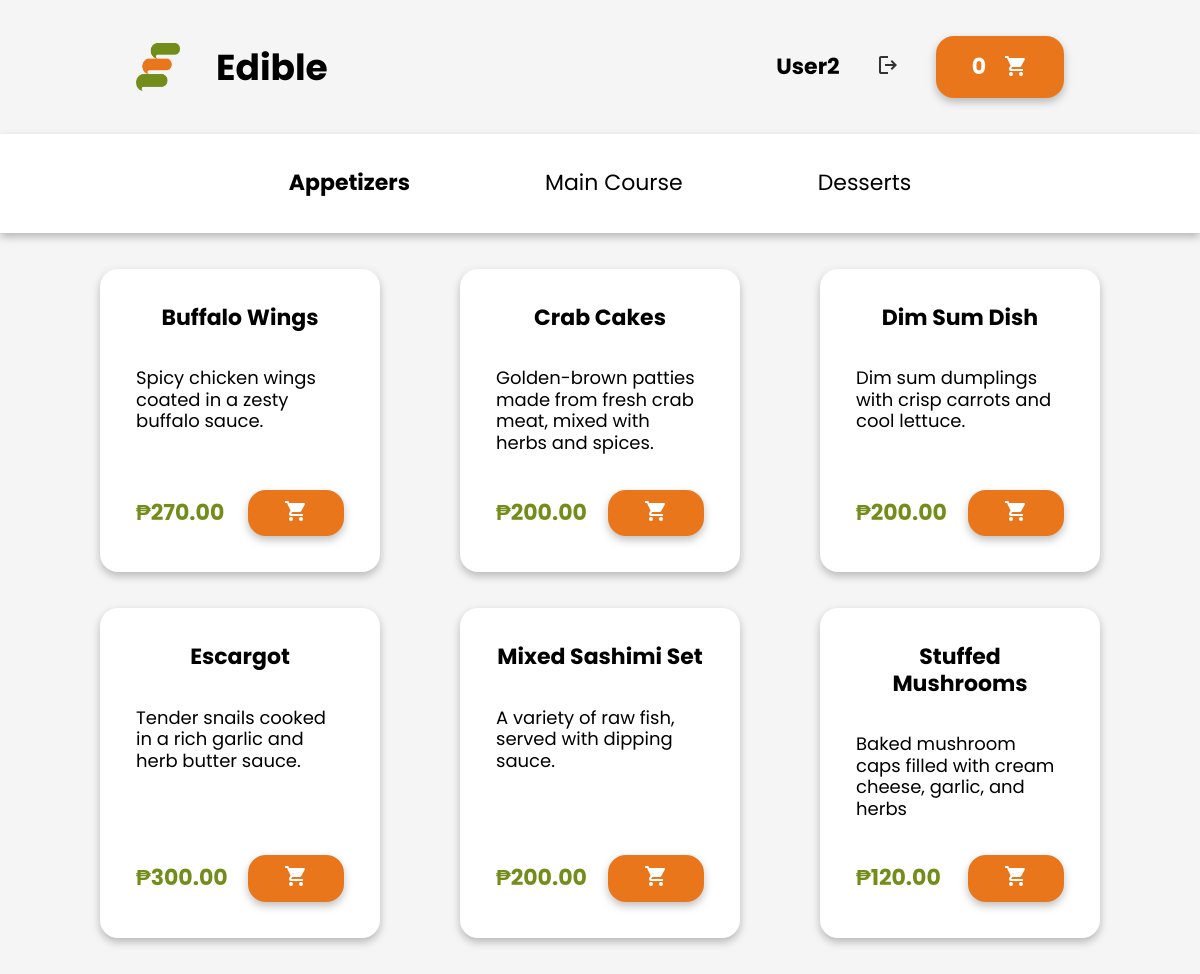
/html/menu-page.php (signed in), run on the app's committed database.
### tables this page shows
CREATE TABLE menu (
  id int(11) NOT NULL AUTO_INCREMENT,
  name varchar(50) NOT NULL,
  description text NOT NULL,
  price int(11) NOT NULL,
  category varchar(50) NOT NULL,
  status tinyint(4) NOT NULL,
  PRIMARY KEY (id)
);

### html/menu-page.php (the view, shortened to what this page needs)
<?php
include("../scripts/connection.php");
$fetchMenuItemsQuery = "SELECT * FROM menu WHERE status = 1 ORDER BY category, name";
$menuItems = $conn->query($fetchMenuItemsQuery);
$menu = array(
    'appetizer' => array(),
    'main-course' => array(),
    'dessert' => array()
);
if ($menuItems->num_rows > 0) {
    while ($menuItemRow = $menuItems->fetch_assoc()) {
        $menuCategory = strtolower($menuItemRow['category']);
        if (isset($menu[$menuCategory])) {
            $menu[$menuCategory][] = $menuItemRow;
        }
    }
}
?>
<!DOCTYPE html>
<html lang="en">
<head>
    <link rel="stylesheet" href="../css/styles.css">
    <link rel="stylesheet" href="../css/menustyles.css">
</head>
<body>
        <header class="header-container section-container flex justify-center">
            <div class="header section-content flex align-center space-between">
                <div class="header-left flex big-gap align-center">
                    <a href="../index.html" class="pointer">
                        <div class="company-container flex align-center big-gap">
                            <img class="company-image" src="../images/restaurant/edible-logo.png" alt="Company Image">
                            <h1 class="bold capitalize">Edible</h1>
                        </div>
                    </a>
                </div>
                <div class="header-right flex big-gap align-center">
                    <?php if (isset($_SESSION['username'])): ?>
                        <span class="bold capitalize text-medium"><?php echo $_SESSION['username']; ?></span>
                        <form action="../scripts/logout.php" method="post" class="logout-form">
                            <button type="submit" class="logout-button" aria-label="Logout">
                                <svg xmlns="http://www.w3.org/2000/svg" width="24" height="24" viewBox="0 0 24 24">
                                    <path fill="#333" d="M5 21q-.825 0-1.412-.587T3 19V5q0-.825.588-1.412T5 3h7v2H5v14h7v2zm11-4l-1.375-1.45l2.55-2.55H9v-2h8.175l-2.55-2.55L16 7l5 5z"/>
                                </svg>
                            </button>
                        </form>
                    <?php endif; ?>
                    <button class="cart-button basic-shadow flex gap radius" aria-label="Cart Button">
                        <span class="bold text-medium">0</span>
                    </button>
                </div>
            </div>
        </header>
    <main class="menu-container flex column">
        <section class="categories-tab-list flex justify-center basic-shadow">
            <button class="appetizer-button categories-tab active " onclick="showTab('appetizer')">
                <span class="capitalize text-medium">Appetizers</span>
            </button>
            <button class="main-course-button categories-tab" onclick="showTab('main-course')">
                <span class="capitalize text-medium">Main Course</span>
            </button>
            <button class="dessert-button categories-tab" onclick="showTab('dessert')">
                <span class="capitalize text-medium">Desserts</span>
            </button>
        </section>
        <section class="category section-container flex column justify-center align-center big-gap">
            <?php foreach ($menu as $category => $categoryMenuItems): ?>
            <div class="<?php echo $category; ?>-container section-content tab-container big-gap space-between <?php echo $category === 'appetizer' ? 'tab-container-active' : ''; ?>">
                <?php foreach ($categoryMenuItems as $categoryMenuitem): ?>
                    <article class="menu-item-container basic-shadow flex justify-center radius">
                        <div class="menu-item flex align-center column big-gap">
                            <span class="menu-item-title bold text-medium"><?php echo htmlspecialchars($categoryMenuitem['name']); ?></span>
                            <div class="menu-item-info flex column space-between">
                                <p class="menu-item-description"><?php echo htmlspecialchars($categoryMenuitem['description']); ?></p>
                                <div class="menu-items-action-container flex align-center space-between">
                                    <span class="bold text-medium">₱<?php echo number_format($categoryMenuitem['price'], 2); ?></span>
                                    <button class="add-to-cart-button radius basic-shadow" aria-label="Add to cart" data-id="<?php echo $categoryMenuitem['id']; ?>" data-name="<?php echo htmlspecialchars($categoryMenuitem['name']); ?>" data-price="<?php echo $categoryMenuitem['price']; ?>">
                                    </button>
                                </div>
                            </div>
                        </div>
                    </article>
                <?php endforeach; ?>
            </div>
            <?php endforeach; ?>
        </section>
    </main>
</body>
</html>

### css/styles.css (style rules this page uses)
:root { --black: #333; --orange: #E9761B; --green: #728D1A; --dark-gray: #555555; --grayish-white: #f5f5f5; }
* { margin: 0; padding: 0; box-sizing: border-box; font-family: Poppins, Arial; font-size: 18px; line-height: 1.2; }
h1, .text-largest { font-size: 36px; }
h3, .text-medium { font-size: 22px; }
.bold { font-weight: bold; }
.capitalize { text-transform: capitalize; }
.flex { display: flex; }
.justify-center { justify-content: center; }
.space-between { justify-content: space-between; }
.align-center { align-items: center; }
.column { flex-direction: column; }
.big-gap { gap: 2rem; }
.gap { gap: 1rem; }
.radius { border-radius: 1rem; }
.pointer { cursor: pointer; }
button, input, a { all: unset; box-sizing: border-box; }
.basic-shadow { box-shadow: 0px 4px 8px rgba(0, 0, 0, 0.25); }
.section-container { width: 100%; }
.section-content { width: 1000px; }
.company-image { width: 44px; height: 48px; }

### css/menustyles.css (style rules this page uses)
.menu-container { width: 100%; min-height: 100vh; background: var(--grayish-white); }
.header { padding: 2rem; }
.header-container { background: var(--grayish-white); }
.company-image { width: 44px; height: 48px; }
.cart-button { padding: 1rem 2rem; background: var(--orange); color: white; }
.category { padding: 2rem; }
.categories-tab-list { padding-top: 2rem; padding-bottom: 2rem; gap: 135px; background: white; }
.categories-tab.active { font-weight: bold; }
.tab-container { display: none; flex-wrap: wrap; }
.tab-container-active { display: flex; }
.menu-item-container { width: 280px; padding: 2rem; background: white; }
.menu-item-title { text-align: center; }
.menu-item-info { width: 100%; height: 100%; gap: 2rem; }
.menu-item-description { min-height: 65px; }
.menu-items-action-container { width: 100%; color: var(--green); }
.menu-item { width: 100%; }
.add-to-cart-button { padding: 0.5rem 2rem; background: var(--orange); }

### data on the page
menu: name "Buffalo Wings", description "Spicy chicken wings coated in a zesty buffalo sauce.", price "270.00"
menu: name "Crab Cakes", description "Golden-brown patties made from fresh crab meat, mixed with herbs and spices.", price "200.00"
menu: name "Dim Sum Dish", description "Dim sum dumplings with crisp carrots and cool lettuce.", price "200.00"
menu: name "Escargot", description "Tender snails cooked in a rich garlic and herb butter sauce.", price "300.00"
menu: name "Mixed Sashimi Set", description "A variety of raw fish, served with dipping sauce.", price "200.00"
menu: name "Stuffed Mushrooms", description "Baked mushroom caps filled with cream cheese, garlic, and herbs", price "120.00"

### other printed values
$_SESSION['username'] "User2"
